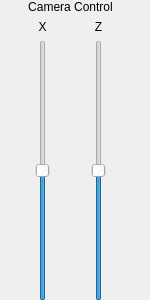
<?xml version="1.0" encoding="UTF-8"?>
<ui version="4.0">
 <class>CameraPositionDialog</class>
 <widget class="QDialog" name="CameraPositionDialog">
  <property name="geometry">
   <rect>
    <x>0</x>
    <y>0</y>
    <width>150</width>
    <height>300</height>
   </rect>
  </property>
  <property name="minimumSize">
   <size>
    <width>150</width>
    <height>300</height>
   </size>
  </property>
  <property name="maximumSize">
   <size>
    <width>150</width>
    <height>300</height>
   </size>
  </property>
  <property name="windowTitle">
   <string>Dialog</string>
  </property>
  <widget class="QWidget" name="verticalLayoutWidget">
   <property name="geometry">
    <rect>
     <x>0</x>
     <y>0</y>
     <width>141</width>
     <height>301</height>
    </rect>
   </property>
   <layout class="QVBoxLayout" name="verticalLayout_2">
    <item>
     <widget class="QLabel" name="label1">
      <property name="text">
       <string>Camera Control</string>
      </property>
      <property name="alignment">
       <set>Qt::AlignCenter</set>
      </property>
     </widget>
    </item>
    <item>
     <layout class="QHBoxLayout" name="horizontalLayout">
      <item>
       <layout class="QVBoxLayout" name="verticalLayout_3">
        <item>
         <widget class="QLabel" name="label2">
          <property name="text">
           <string>X</string>
          </property>
          <property name="alignment">
           <set>Qt::AlignCenter</set>
          </property>
         </widget>
        </item>
        <item>
         <widget class="QSlider" name="x_position">
          <property name="minimum">
           <number>-300</number>
          </property>
          <property name="maximum">
           <number>300</number>
          </property>
          <property name="orientation">
           <enum>Qt::Vertical</enum>
          </property>
         </widget>
        </item>
       </layout>
      </item>
      <item>
       <layout class="QVBoxLayout" name="verticalLayout_4">
        <item>
         <widget class="QLabel" name="label3">
          <property name="text">
           <string>Z</string>
          </property>
          <property name="alignment">
           <set>Qt::AlignCenter</set>
          </property>
         </widget>
        </item>
        <item>
         <widget class="QSlider" name="z_position">
          <property name="minimum">
           <number>-300</number>
          </property>
          <property name="maximum">
           <number>300</number>
          </property>
          <property name="orientation">
           <enum>Qt::Vertical</enum>
          </property>
         </widget>
        </item>
       </layout>
      </item>
     </layout>
    </item>
   </layout>
  </widget>
 </widget>
 <resources/>
 <connections/>
</ui>
